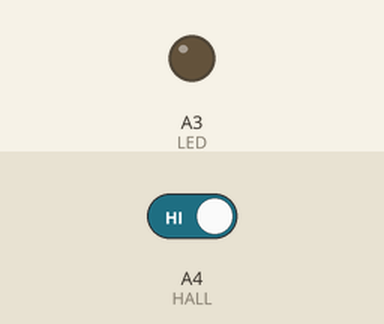
The sketch below on a simulated Arduino Uno, built with avr-gcc and run on an emulated ATmega328P. Parts: output pins drawn as LEDs (lit = HIGH). Inputs (shaded band) come from the test bench; at power-on: A4 (HALL) HIGH. What the sketch prints to the serial monitor is not drawn.

Above: at 1.2 s.
1.3 s: A4 (HALL) driven LOW
At 1.7 s:
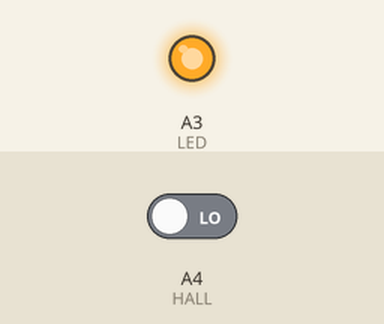
2.8 s: A4 (HALL) driven HIGH
At 4.1 s:
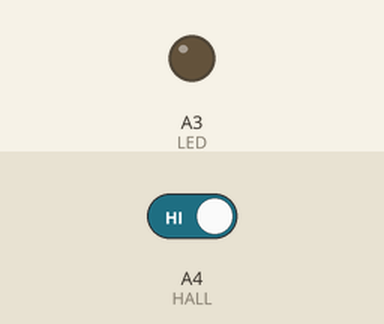
Timing chart, 0 to 5.8 s (numbered marks = the images above; inputs shaded):
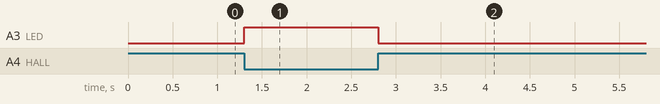

Measured:
- after the input at 1.3 s, A3 (LED): LOW → HIGH at once
- after the input at 2.8 s, A3 (LED): HIGH → LOW at once

The sketch:

arduino_hall_switch.ino
```cpp
#define LED A3
#define HALL A4

void setup(){
  pinMode(LED, OUTPUT);
  pinMode(HALL, INPUT);
  Serial.begin(9600);
}

void loop(){
  Serial.println(digitalRead(HALL));
  if(digitalRead(HALL) == 0){
    digitalWrite(LED, HIGH);
  }else{
    digitalWrite(LED, LOW);
  }
}
```
